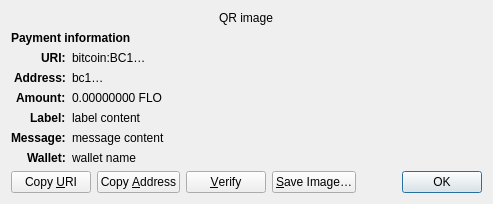
<?xml version="1.0" encoding="UTF-8"?>
<ui version="4.0">
 <class>ReceiveRequestDialog</class>
 <widget class="QDialog" name="ReceiveRequestDialog">
  <property name="geometry">
   <rect>
    <x>0</x>
    <y>0</y>
    <width>413</width>
    <height>229</height>
   </rect>
  </property>
  <property name="windowTitle">
   <string>Request payment to …</string>
  </property>
  <layout class="QGridLayout" name="gridLayout" columnstretch="0,1">
   <property name="sizeConstraint">
    <enum>QLayout::SetFixedSize</enum>
   </property>
   <item row="0" column="0" colspan="2" alignment="Qt::AlignHCenter">
    <widget class="QRImageWidget" name="qr_code">
     <property name="text">
      <string notr="true">QR image</string>
     </property>
     <property name="textInteractionFlags">
      <set>Qt::NoTextInteraction</set>
     </property>
    </widget>
   </item>
   <item row="1" column="0" colspan="2">
    <widget class="QLabel" name="payment_header">
     <property name="font">
      <font>
       <weight>75</weight>
       <bold>true</bold>
      </font>
     </property>
     <property name="text">
      <string>Payment information</string>
     </property>
     <property name="textInteractionFlags">
      <set>Qt::NoTextInteraction</set>
     </property>
    </widget>
   </item>
   <item row="2" column="0" alignment="Qt::AlignRight|Qt::AlignTop">
    <widget class="QLabel" name="uri_tag">
     <property name="font">
      <font>
       <weight>75</weight>
       <bold>true</bold>
      </font>
     </property>
     <property name="text">
      <string notr="true">URI:</string>
     </property>
     <property name="textFormat">
      <enum>Qt::PlainText</enum>
     </property>
     <property name="textInteractionFlags">
      <set>Qt::NoTextInteraction</set>
     </property>
    </widget>
   </item>
   <item row="2" column="1" alignment="Qt::AlignTop">
    <widget class="QLabel" name="uri_content">
     <property name="text">
      <string notr="true">bitcoin:BC1…</string>
     </property>
     <property name="textFormat">
      <enum>Qt::RichText</enum>
     </property>
     <property name="wordWrap">
      <bool>true</bool>
     </property>
     <property name="textInteractionFlags">
      <set>Qt::TextSelectableByMouse</set>
     </property>
    </widget>
   </item>
   <item row="3" column="0" alignment="Qt::AlignRight|Qt::AlignTop">
    <widget class="QLabel" name="address_tag">
     <property name="font">
      <font>
       <weight>75</weight>
       <bold>true</bold>
      </font>
     </property>
     <property name="text">
      <string>Address:</string>
     </property>
     <property name="textInteractionFlags">
      <set>Qt::NoTextInteraction</set>
     </property>
    </widget>
   </item>
   <item row="3" column="1" alignment="Qt::AlignTop">
    <widget class="QLabel" name="address_content">
     <property name="text">
      <string notr="true">bc1…</string>
     </property>
     <property name="textFormat">
      <enum>Qt::PlainText</enum>
     </property>
     <property name="textInteractionFlags">
      <set>Qt::TextSelectableByMouse</set>
     </property>
    </widget>
   </item>
   <item row="4" column="0" alignment="Qt::AlignRight|Qt::AlignTop">
    <widget class="QLabel" name="amount_tag">
     <property name="font">
      <font>
       <weight>75</weight>
       <bold>true</bold>
      </font>
     </property>
     <property name="text">
      <string>Amount:</string>
     </property>
     <property name="textInteractionFlags">
      <set>Qt::NoTextInteraction</set>
     </property>
    </widget>
   </item>
   <item row="4" column="1" alignment="Qt::AlignTop">
    <widget class="QLabel" name="amount_content">
     <property name="text">
      <string notr="true">0.00000000 FLO</string>
     </property>
     <property name="textFormat">
      <enum>Qt::PlainText</enum>
     </property>
     <property name="textInteractionFlags">
      <set>Qt::TextSelectableByMouse</set>
     </property>
    </widget>
   </item>
   <item row="5" column="0" alignment="Qt::AlignRight|Qt::AlignTop">
    <widget class="QLabel" name="label_tag">
     <property name="font">
      <font>
       <weight>75</weight>
       <bold>true</bold>
      </font>
     </property>
     <property name="text">
      <string>Label:</string>
     </property>
     <property name="textInteractionFlags">
      <set>Qt::NoTextInteraction</set>
     </property>
    </widget>
   </item>
   <item row="5" column="1" alignment="Qt::AlignTop">
    <widget class="QLabel" name="label_content">
     <property name="text">
      <string notr="true">label content</string>
     </property>
     <property name="textFormat">
      <enum>Qt::PlainText</enum>
     </property>
     <property name="wordWrap">
      <bool>true</bool>
     </property>
     <property name="textInteractionFlags">
      <set>Qt::TextSelectableByMouse</set>
     </property>
    </widget>
   </item>
   <item row="6" column="0" alignment="Qt::AlignRight|Qt::AlignTop">
    <widget class="QLabel" name="message_tag">
     <property name="font">
      <font>
       <weight>75</weight>
       <bold>true</bold>
      </font>
     </property>
     <property name="text">
      <string>Message:</string>
     </property>
     <property name="textInteractionFlags">
      <set>Qt::NoTextInteraction</set>
     </property>
    </widget>
   </item>
   <item row="6" column="1" alignment="Qt::AlignTop">
    <widget class="QLabel" name="message_content">
     <property name="text">
      <string notr="true">message content</string>
     </property>
     <property name="textFormat">
      <enum>Qt::PlainText</enum>
     </property>
     <property name="wordWrap">
      <bool>true</bool>
     </property>
     <property name="textInteractionFlags">
      <set>Qt::TextSelectableByMouse</set>
     </property>
    </widget>
   </item>
   <item row="7" column="0" alignment="Qt::AlignRight|Qt::AlignTop">
    <widget class="QLabel" name="wallet_tag">
     <property name="font">
      <font>
       <weight>75</weight>
       <bold>true</bold>
      </font>
     </property>
     <property name="text">
      <string>Wallet:</string>
     </property>
     <property name="textInteractionFlags">
      <set>Qt::NoTextInteraction</set>
     </property>
    </widget>
   </item>
   <item row="7" column="1" alignment="Qt::AlignTop">
    <widget class="QLabel" name="wallet_content">
     <property name="text">
      <string notr="true">wallet name</string>
     </property>
     <property name="textFormat">
      <enum>Qt::PlainText</enum>
     </property>
     <property name="wordWrap">
      <bool>true</bool>
     </property>
     <property name="textInteractionFlags">
      <set>Qt::TextSelectableByMouse</set>
     </property>
    </widget>
   </item>
   <item row="8" column="0" colspan="2">
    <layout class="QHBoxLayout" name="horizontalLayout">
     <item>
      <widget class="QPushButton" name="btnCopyURI">
       <property name="text">
        <string>Copy &amp;URI</string>
       </property>
       <property name="autoDefault">
        <bool>false</bool>
       </property>
      </widget>
     </item>
     <item>
      <widget class="QPushButton" name="btnCopyAddress">
       <property name="text">
        <string>Copy &amp;Address</string>
       </property>
       <property name="autoDefault">
        <bool>false</bool>
       </property>
      </widget>
     </item>
     <item>
      <widget class="QPushButton" name="btnVerify">
       <property name="text">
        <string>&amp;Verify</string>
       </property>
       <property name="toolTip">
        <string>Verify this address on e.g. a hardware wallet screen</string>
       </property>
       <property name="autoDefault">
        <bool>false</bool>
       </property>
      </widget>
     </item>
     <item>
      <widget class="QPushButton" name="btnSaveAs">
       <property name="text">
        <string>&amp;Save Image…</string>
       </property>
       <property name="autoDefault">
        <bool>false</bool>
       </property>
      </widget>
     </item>
     <item>
      <spacer name="horizontalSpacer_2">
       <property name="orientation">
        <enum>Qt::Horizontal</enum>
       </property>
       <property name="sizeHint" stdset="0">
        <size>
         <width>40</width>
         <height>20</height>
        </size>
       </property>
      </spacer>
     </item>
     <item>
      <widget class="QDialogButtonBox" name="buttonBox">
       <property name="focusPolicy">
        <enum>Qt::StrongFocus</enum>
       </property>
       <property name="standardButtons">
        <set>QDialogButtonBox::Ok</set>
       </property>
      </widget>
     </item>
    </layout>
   </item>
  </layout>
 </widget>
 <customwidgets>
  <customwidget>
   <class>QRImageWidget</class>
   <extends>QLabel</extends>
   <header>qt/qrimagewidget.h</header>
  </customwidget>
 </customwidgets>
 <tabstops>
  <tabstop>buttonBox</tabstop>
  <tabstop>btnCopyURI</tabstop>
  <tabstop>btnCopyAddress</tabstop>
  <tabstop>btnSaveAs</tabstop>
 </tabstops>
 <resources/>
 <connections>
  <connection>
   <sender>buttonBox</sender>
   <signal>accepted()</signal>
   <receiver>ReceiveRequestDialog</receiver>
   <slot>accept()</slot>
   <hints>
    <hint type="sourcelabel">
     <x>135</x>
     <y>230</y>
    </hint>
    <hint type="destinationlabel">
     <x>135</x>
     <y>126</y>
    </hint>
   </hints>
  </connection>
 </connections>
</ui>
